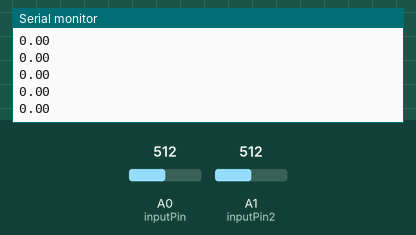
This sketch was run on a simulated Arduino Uno, built with avr-gcc and run on an emulated ATmega328P. Shown: the last lines printed to the serial monitor. Inputs (shaded band) come from the test bench; at power-on: A0 (inputPin) = 512, A1 (inputPin2) = 512.

Above: at 1.2 s.
1.3 s: A0 (inputPin) set to 716
At 2.1 s:
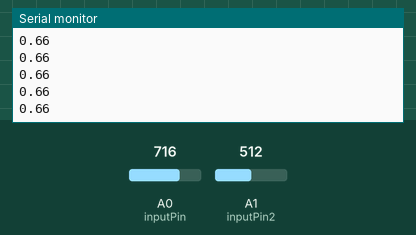
2.8 s: A1 (inputPin2) set to 716
At 3.5 s:
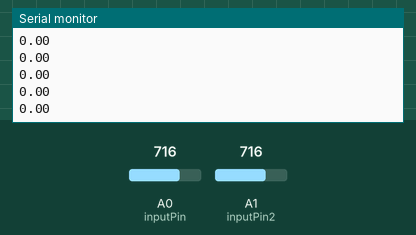
4.3 s: A0 (inputPin) set to 900
At 4.9 s:
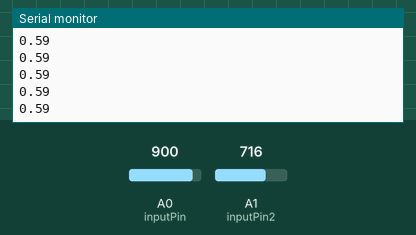
5.8 s: A1 (inputPin2) set to 511
At 6.4 s:
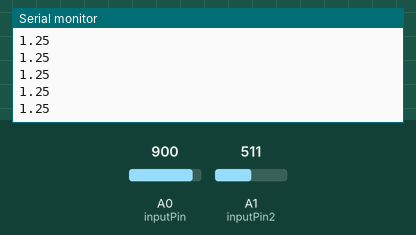
Timing chart, 0 to 8.3 s (numbered marks = the images above; inputs shaded):
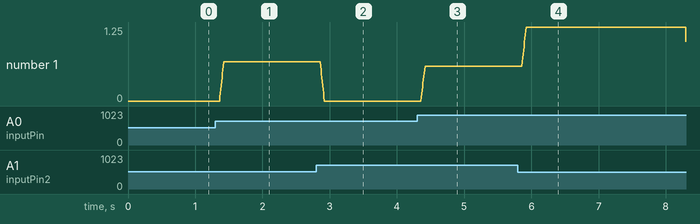

The sketch:

Smoothing.ino
```cpp
const int numReadings = 10;

float readings[numReadings];      // the readings from the analog input
int readIndex = 0;              // the index of the current reading
float total = 0;                  // the running total
float average = 0;                // the average

int inputPin = A0;
int inputPin2 = A1;

void setup() {
  // initialize serial communication with computer:
  Serial.begin(9600);
  // initialize all the readings to 0:
  for (int thisReading = 0; thisReading < numReadings; thisReading++) {
    readings[thisReading] = 0;
  }
}

void loop() {
  // subtract the last reading:
  total = total - readings[readIndex];
  // read from the sensor:
  readings[readIndex] = ((analogRead(inputPin) - analogRead(inputPin2))*(3.3 / 1023.00));
  // add the reading to the total:
  total = total + readings[readIndex];
  // advance to the next position in the array:
  readIndex = readIndex + 1;

  // if we're at the end of the array...
  if (readIndex >= numReadings) {
    // ...wrap around to the beginning:
    readIndex = 0;
  }

  // calculate the average:
  average = total / numReadings;
  // send it to the computer as ASCII digits
  Serial.println(average);
  delay(5);        // delay in between reads for stability
}
```

Measured:
- after the input at 1.3 s, the serial monitor: prints a new line after 0.07 s (image 1)
- after the input at 4.3 s, the serial monitor: prints a new line after 0.06 s (image 3)
- after the input at 5.8 s, the serial monitor: prints a new line after 0.07 s (image 4)
- plotted number 1: 0 → 0.66 after the input at 1.3 s, 0.59 → 1 after the input at 5.8 s
